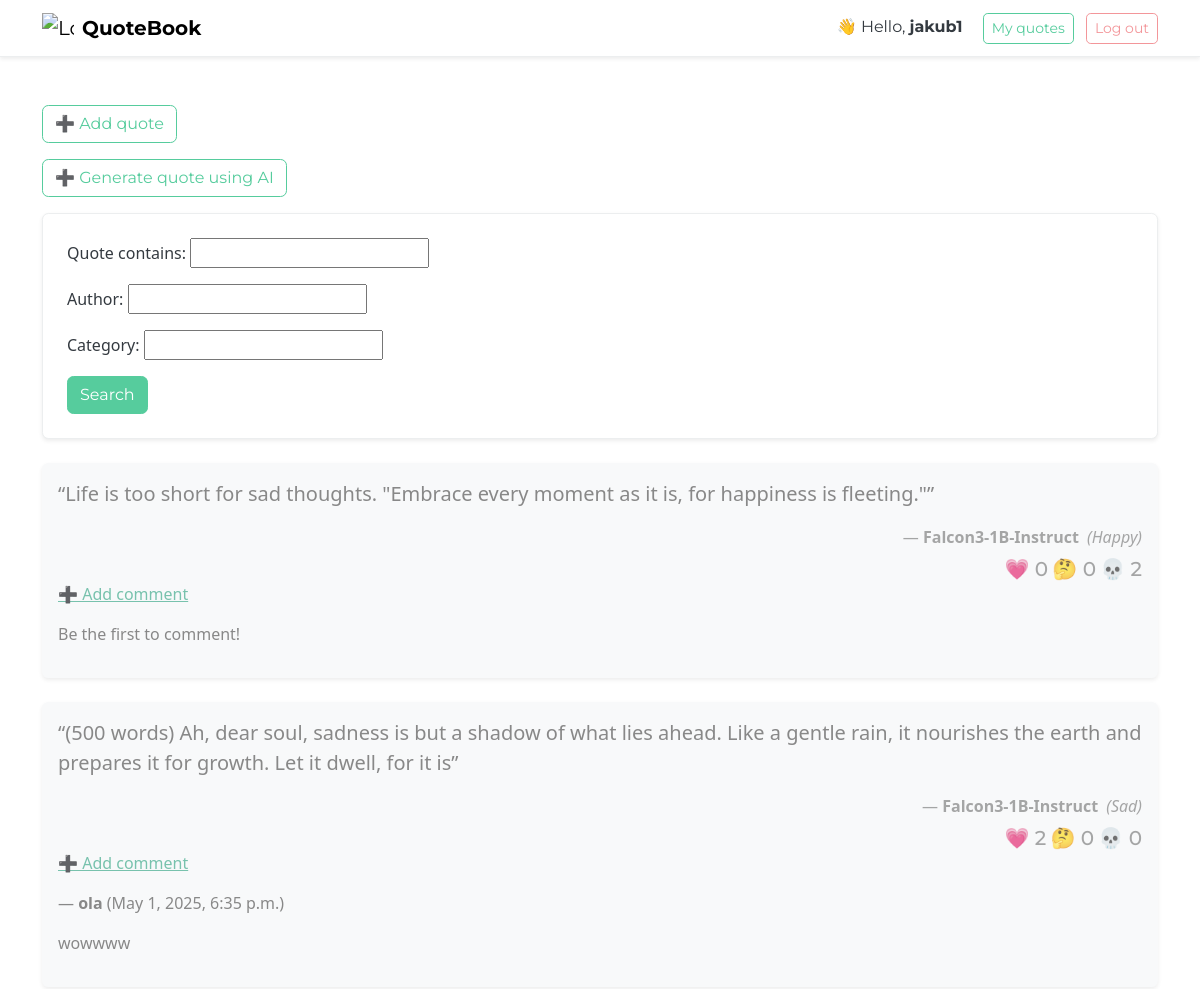
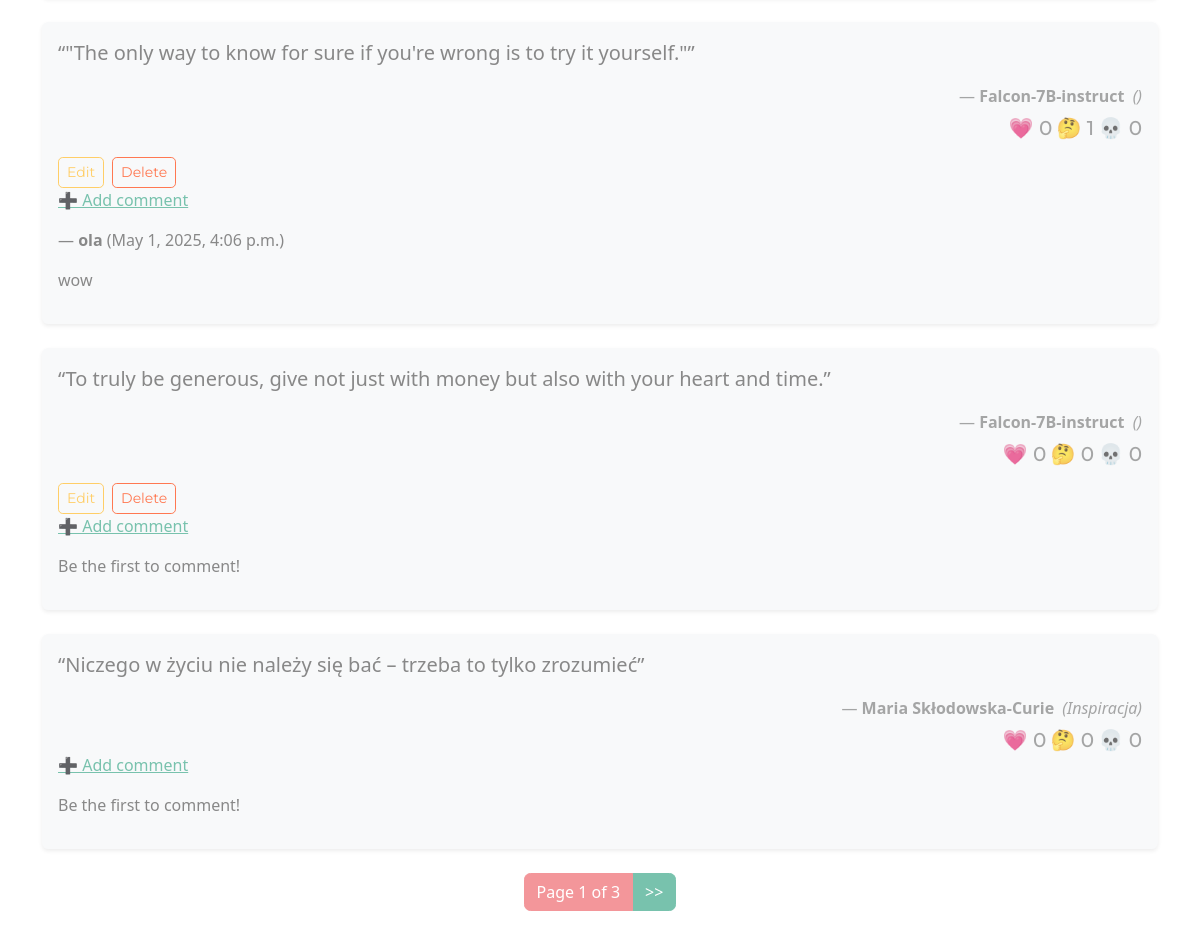
The page / (signed in) on the database its author committed (2 pictures, top to bottom).
### quote/models.py (models this page shows, shortened)
class Quote(models.Model):
    author = models.CharField(max_length=100)
    text = models.TextField()
    category = models.CharField(max_length=50, blank=True)
    user = models.ForeignKey(User, on_delete=models.CASCADE)
    @property
    def vote_counts(self):
        return {
            vote_type.label: self.votes.filter(typ=vote_type).count()
            for vote_type in VoteType
        }

class Comment(models.Model):
    quote = models.ForeignKey(Quote, on_delete=models.CASCADE, related_name='comments')
    user = models.ForeignKey(User, on_delete=models.CASCADE)
    content = models.TextField()
    created_at = models.DateTimeField(auto_now_add=True)

### quote/views.py (the view)
# urls.py: 2. Add a URL to urlpatterns:  path('', views.home, name='home')
def home(request):
    quotes = Quote.objects.all().order_by('-id')
    comments = []
    for quote in quotes:
        comments.append(quote.comments.all())
    search_form = QuoteSearchForm(request.GET)
    if search_form.is_valid():
        filter_text = search_form.cleaned_data.get('text', None)
        filter_author = search_form.cleaned_data.get('author', None)
        filter_category = search_form.cleaned_data.get('category', None)
        if filter_text:
            quotes = quotes.filter(text__icontains=filter_text)
        if filter_author:
            quotes = quotes.filter(author__icontains=filter_author)
        if filter_category:
            quotes = quotes.filter(category__icontains=filter_category)
    paginator = Paginator(quotes, 5)
    page_number = request.GET.get('page', 1)
    page_obj = paginator.get_page(page_number)
    context = {
        'quotes': page_obj,
        'search_form': search_form,
        'comments': comments,
    }
    return render(request, 'quote/home.html', context)

### quote/forms.py
class QuoteSearchForm(forms.Form):
    text = forms.CharField(max_length=100, required=False, label='Quote contains')
    author = forms.CharField(max_length=100, required=False, label='Author')
    category = forms.CharField(max_length=50, required=False, label='Category')

### quote/templatetags/custom_tags.py (called while the page is built)
@register.simple_tag(takes_context=True)
def url_replace(context, **kwargs):
    query_params = context['request'].GET.copy()
    for key, value in kwargs.items():
        query_params[key] = value
    query_dict = {k: v for k, v in query_params.items() if v}
    return urlencode(query_dict)

### quote/templates/quote/home.html (shortened to what this page needs)
{% load custom_tags %}
<!DOCTYPE html>
<html lang="en">
<head>
    <link rel="stylesheet" href="https://cdn.jsdelivr.net/npm/bootswatch@5.3.3/dist/minty/bootstrap.min.css">
</head>
<body class="bg-body text-dark">
<nav class="navbar navbar-expand-lg navbar-light bg-white border-bottom shadow-sm mb-4">
  <div class="container">
    <a class="navbar-brand d-flex align-items-center" href="{% url 'home' %}">
        <img src="https://img.icons8.com/color/48/book.png" alt="Logo" style="width: 32px; margin-right: 8px;">
        <strong>QuoteBook</strong>
    </a>
    <div class="ms-auto">
      {% if request.user.is_authenticated %}
        <span class="me-3">👋 Hello, <strong>{{ request.user.username }}</strong></span>
        <a class="btn btn-outline-success btn-sm me-2" href="{% url 'my_quotes' %}">My quotes</a>
        <a class="btn btn-outline-secondary btn-sm" href="{% url 'logout' %}">Log out</a>
      {% else %}
        <a class="btn btn-success btn-sm me-2" href="{% url 'login' %}">Log in</a>
        <a class="btn btn-outline-success btn-sm" href="{% url 'register' %}">Register</a>
      {% endif %}
    </div>
  </div>
</nav>
<div class="container py-4">
    {% if request.user.is_authenticated %}
        <a class="btn btn-outline-success mb-3" href="{% url 'add_quote' %}">➕ Add quote</a>
    {% else %}
        <p><a href="{% url 'login' %}">Log in to add a quote</a></p>
    {% endif %}
    <br>
    <a class="btn btn-outline-success mb-3" href="{% url 'quote_generator' %}">➕ Generate quote using AI</a>
    <form method="GET" class="mb-4 p-4 bg-white border rounded shadow-sm">
        {{ search_form.as_p }}
        <button type="submit" class="btn btn-success">Search</button>
    </form>
    {% for quote in quotes %}
        <div class="card mb-4 border-0 shadow-sm bg-light">
            <div class="card-body">
                <blockquote class="blockquote fs-5 mb-3">“{{ quote.text }}”</blockquote>
                <p class="mb-0 text-end text-muted">
                    — <strong>{{ quote.author }}</strong>
                    <em class="ms-1">({{ quote.category }})</em>
                </p>
                <div class="mb-0 mt-2 text-end text-muted quote-vote-counts">
                    <a onclick="applyVote({{quote.id}}, 'HR')" href="javascript:void(0);"
                    class="mb-0 text-end h5 {% if not request.user.is_authenticated %} nohover{% endif %}"
                    id="heart-count-{{quote.id}}">💗 {{ quote.vote_counts.Heart }}</a>
                    <a onclick="applyVote({{quote.id}}, 'CR')" href="javascript:void(0);"
                    class="mb-0 text-end h5 {% if not request.user.is_authenticated %} nohover{% endif %}"
                    id="curious-count-{{quote.id}}">🤔 {{ quote.vote_counts.Curious }}</a>
                    <a onclick="applyVote({{quote.id}}, 'SK')" href="javascript:void(0);"
                    class="mb-0 text-end h5 {% if not request.user.is_authenticated %} nohover{% endif %}"
                    id="skull-count-{{quote.id}}">💀 {{ quote.vote_counts.Skull }}</a>
                </div>
                {% if request.user == quote.user %}
                    <div class="mt-3 d-flex gap-2">
                        <a href="{% url 'edit_quote' quote.id %}" class="btn btn-sm btn-outline-warning">Edit</a>
                        <a href="{% url 'delete_quote' quote.id %}" class="btn btn-sm btn-outline-danger">Delete</a>
                    </div>
                {% endif %}
                {% if request.user.is_authenticated %}
                    <p><a href="{% url 'add_comment' quote.id %}">➕ Add comment</a></p>
                {% endif %}
                {% with iteration=forloop.counter0 %}
                {% for commentArr in comments %}
                    {% if forloop.counter0 == iteration %}
                    {% for comment in commentArr %}
                        <p>— <strong>{{ comment.user }}</strong> ({{ comment.created_at }})</p>
                        <blockquote>{{ comment.content }}</blockquote>
                    {% empty %}
                        <p>Be the first to comment!</p>
                    {% endfor %}
                    {% endif %}
                {% endfor %}
                {% endwith %}
            </div>
        </div>
    {% empty %}
        <p>No quotes to display.</p>
    {% endfor %}
    <nav class="mt-4">
        <ul class="pagination justify-content-center">
            <li class="page-item active">
                <span class="page-link">
                    Page {{ quotes.number }} of {{ quotes.paginator.num_pages }}
                </span>
            </li>
            {% if quotes.has_next %}
                <li class="page-item">
                    <a class="page-link" href="?{% url_replace page=quotes.next_page_number %}">&gt;&gt;</a>
                </li>
            {% endif %}
        </ul>
    </nav>
</div>
</body>
</html>

### quote/templates/quote/home.html (style rules this page uses)
.quote-vote-counts a { text-decoration: none; }

### rows shown on the page
Quote: text "Life is too short for sad thoughts. \"Embrace every moment as it is, for happiness is fleeting.\"", author "Falcon3-1B-Instruct", category "Happy", vote_counts.Heart "0", vote_counts.Curious "0", vote_counts.Skull "2"
Quote: text "(500 words) Ah, dear soul, sadness is but a shadow of what lies ahead. Like a gentle rain, it nourishes the earth and prepares it for growth. Let it dwell, for it is", author "Falcon3-1B-Instruct", category "Sad", vote_counts.Heart "2", vote_counts.Curious "0", vote_counts.Skull "0"
Comment: user "ola", created_at "May 1, 2025, 6:35 p.m.", content "wowwww"
Quote: text "\"The only way to know for sure if you're wrong is to try it yourself.\"", author "Falcon-7B-instruct", vote_counts.Heart "0", vote_counts.Curious "1", vote_counts.Skull "0", shows "Edit"
Comment: user "ola", created_at "May 1, 2025, 4:06 p.m.", content "wow"
Quote: text "To truly be generous, give not just with money but also with your heart and time.", author "Falcon-7B-instruct", vote_counts.Heart "0", vote_counts.Curious "0", vote_counts.Skull "0", shows "Edit"
Quote: text "Niczego w życiu nie należy się bać – trzeba to tylko zrozumieć", author "Maria Skłodowska-Curie", category "Inspiracja", vote_counts.Heart "0", vote_counts.Curious "0", vote_counts.Skull "0"

### other values the page prints
{{ request.user.username }} "jakub1"
{{ quotes.number }} "1"
{{ quotes.paginator.num_pages }} "3"
